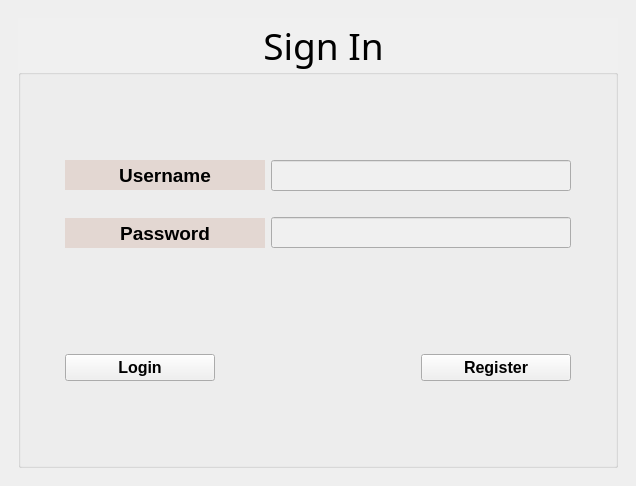
<?xml version="1.0" encoding="UTF-8"?>
<ui version="4.0">
 <class>UserLogin</class>
 <widget class="QWidget" name="UserLogin">
  <property name="geometry">
   <rect>
    <x>0</x>
    <y>0</y>
    <width>636</width>
    <height>486</height>
   </rect>
  </property>
  <property name="windowTitle">
   <string>Sign in</string>
  </property>
  <property name="windowIcon">
   <iconset>
    <normaloff>library.png</normaloff>library.png</iconset>
  </property>
  <layout class="QGridLayout" name="gridLayout_7">
   <item row="1" column="3">
    <spacer name="horizontalSpacer_4">
     <property name="orientation">
      <enum>Qt::Horizontal</enum>
     </property>
     <property name="sizeHint" stdset="0">
      <size>
       <width>155</width>
       <height>20</height>
      </size>
     </property>
    </spacer>
   </item>
   <item row="3" column="1">
    <spacer name="verticalSpacer_5">
     <property name="orientation">
      <enum>Qt::Vertical</enum>
     </property>
     <property name="sizeHint" stdset="0">
      <size>
       <width>20</width>
       <height>99</height>
      </size>
     </property>
    </spacer>
   </item>
   <item row="1" column="1">
    <widget class="QGroupBox" name="groupBox">
     <property name="minimumSize">
      <size>
       <width>600</width>
       <height>450</height>
      </size>
     </property>
     <property name="font">
      <font>
       <family>Forte</family>
       <pointsize>28</pointsize>
       <weight>50</weight>
       <bold>false</bold>
      </font>
     </property>
     <property name="styleSheet">
      <string notr="true">background-color: rgb(240, 240, 240);</string>
     </property>
     <property name="title">
      <string>Sign In</string>
     </property>
     <property name="alignment">
      <set>Qt::AlignCenter</set>
     </property>
     <layout class="QGridLayout" name="gridLayout_6">
      <item row="0" column="1">
       <spacer name="verticalSpacer_6">
        <property name="orientation">
         <enum>Qt::Vertical</enum>
        </property>
        <property name="sizeHint" stdset="0">
         <size>
          <width>298</width>
          <height>20</height>
         </size>
        </property>
       </spacer>
      </item>
      <item row="1" column="2">
       <spacer name="horizontalSpacer_6">
        <property name="orientation">
         <enum>Qt::Horizontal</enum>
        </property>
        <property name="sizeHint" stdset="0">
         <size>
          <width>26</width>
          <height>137</height>
         </size>
        </property>
       </spacer>
      </item>
      <item row="1" column="0">
       <spacer name="horizontalSpacer_5">
        <property name="orientation">
         <enum>Qt::Horizontal</enum>
        </property>
        <property name="sizeHint" stdset="0">
         <size>
          <width>26</width>
          <height>137</height>
         </size>
        </property>
       </spacer>
      </item>
      <item row="2" column="1">
       <spacer name="verticalSpacer_7">
        <property name="orientation">
         <enum>Qt::Vertical</enum>
        </property>
        <property name="sizeHint" stdset="0">
         <size>
          <width>20</width>
          <height>20</height>
         </size>
        </property>
       </spacer>
      </item>
      <item row="1" column="1">
       <layout class="QGridLayout" name="gridLayout_5">
        <item row="0" column="0">
         <layout class="QGridLayout" name="gridLayout_3">
          <item row="0" column="1">
           <layout class="QGridLayout" name="gridLayout_2">
            <item row="2" column="0">
             <widget class="QLineEdit" name="passwordBox">
              <property name="minimumSize">
               <size>
                <width>300</width>
                <height>30</height>
               </size>
              </property>
              <property name="font">
               <font>
                <family>MS Shell Dlg 2</family>
                <pointsize>14</pointsize>
               </font>
              </property>
              <property name="echoMode">
               <enum>QLineEdit::Password</enum>
              </property>
              <property name="alignment">
               <set>Qt::AlignCenter</set>
              </property>
             </widget>
            </item>
            <item row="0" column="0">
             <widget class="QLineEdit" name="usernameBox">
              <property name="minimumSize">
               <size>
                <width>300</width>
                <height>30</height>
               </size>
              </property>
              <property name="font">
               <font>
                <family>MS Shell Dlg 2</family>
                <pointsize>14</pointsize>
               </font>
              </property>
              <property name="alignment">
               <set>Qt::AlignCenter</set>
              </property>
             </widget>
            </item>
            <item row="1" column="0">
             <spacer name="verticalSpacer">
              <property name="orientation">
               <enum>Qt::Vertical</enum>
              </property>
              <property name="sizeHint" stdset="0">
               <size>
                <width>20</width>
                <height>20</height>
               </size>
              </property>
             </spacer>
            </item>
           </layout>
          </item>
          <item row="0" column="0">
           <layout class="QGridLayout" name="gridLayout">
            <item row="2" column="0">
             <widget class="QLabel" name="label_2">
              <property name="minimumSize">
               <size>
                <width>200</width>
                <height>30</height>
               </size>
              </property>
              <property name="font">
               <font>
                <pointsize>14</pointsize>
                <weight>75</weight>
                <bold>true</bold>
               </font>
              </property>
              <property name="styleSheet">
               <string notr="true">background-color: rgb(227, 215, 210);</string>
              </property>
              <property name="text">
               <string>Password</string>
              </property>
              <property name="alignment">
               <set>Qt::AlignCenter</set>
              </property>
             </widget>
            </item>
            <item row="0" column="0">
             <widget class="QLabel" name="label">
              <property name="minimumSize">
               <size>
                <width>200</width>
                <height>30</height>
               </size>
              </property>
              <property name="font">
               <font>
                <pointsize>14</pointsize>
                <weight>75</weight>
                <bold>true</bold>
               </font>
              </property>
              <property name="styleSheet">
               <string notr="true">background-color: rgb(227, 215, 210);</string>
              </property>
              <property name="text">
               <string>Username</string>
              </property>
              <property name="alignment">
               <set>Qt::AlignCenter</set>
              </property>
             </widget>
            </item>
            <item row="1" column="0">
             <spacer name="verticalSpacer_2">
              <property name="orientation">
               <enum>Qt::Vertical</enum>
              </property>
              <property name="sizeHint" stdset="0">
               <size>
                <width>20</width>
                <height>20</height>
               </size>
              </property>
             </spacer>
            </item>
           </layout>
          </item>
         </layout>
        </item>
        <item row="1" column="0">
         <spacer name="verticalSpacer_3">
          <property name="orientation">
           <enum>Qt::Vertical</enum>
          </property>
          <property name="sizeHint" stdset="0">
           <size>
            <width>250</width>
            <height>100</height>
           </size>
          </property>
         </spacer>
        </item>
        <item row="2" column="0">
         <layout class="QGridLayout" name="gridLayout_4">
          <item row="0" column="1">
           <spacer name="horizontalSpacer_2">
            <property name="orientation">
             <enum>Qt::Horizontal</enum>
            </property>
            <property name="sizeHint" stdset="0">
             <size>
              <width>40</width>
              <height>20</height>
             </size>
            </property>
           </spacer>
          </item>
          <item row="0" column="2">
           <widget class="QPushButton" name="registerButton">
            <property name="minimumSize">
             <size>
              <width>150</width>
              <height>0</height>
             </size>
            </property>
            <property name="font">
             <font>
              <pointsize>12</pointsize>
              <weight>75</weight>
              <bold>true</bold>
             </font>
            </property>
            <property name="text">
             <string>Register</string>
            </property>
           </widget>
          </item>
          <item row="0" column="0">
           <widget class="QPushButton" name="loginButton">
            <property name="minimumSize">
             <size>
              <width>150</width>
              <height>0</height>
             </size>
            </property>
            <property name="font">
             <font>
              <pointsize>12</pointsize>
              <weight>75</weight>
              <bold>true</bold>
             </font>
            </property>
            <property name="text">
             <string>Login</string>
            </property>
           </widget>
          </item>
         </layout>
        </item>
       </layout>
      </item>
     </layout>
    </widget>
   </item>
   <item row="1" column="0">
    <spacer name="horizontalSpacer_3">
     <property name="orientation">
      <enum>Qt::Horizontal</enum>
     </property>
     <property name="sizeHint" stdset="0">
      <size>
       <width>156</width>
       <height>20</height>
      </size>
     </property>
    </spacer>
   </item>
   <item row="0" column="1">
    <spacer name="verticalSpacer_4">
     <property name="orientation">
      <enum>Qt::Vertical</enum>
     </property>
     <property name="sizeHint" stdset="0">
      <size>
       <width>20</width>
       <height>100</height>
      </size>
     </property>
    </spacer>
   </item>
  </layout>
 </widget>
 <layoutdefault spacing="6" margin="11"/>
 <tabstops>
  <tabstop>usernameBox</tabstop>
  <tabstop>passwordBox</tabstop>
  <tabstop>loginButton</tabstop>
  <tabstop>registerButton</tabstop>
 </tabstops>
 <resources/>
 <connections/>
</ui>
